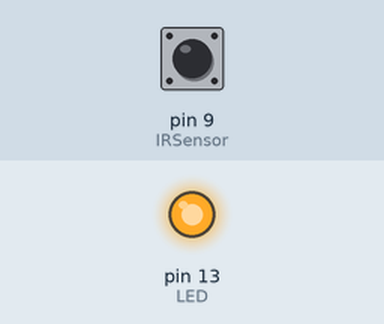
Recording of a sketch running on a simulated Arduino Uno, built with avr-gcc and run on an emulated ATmega328P. Parts: output pins drawn as LEDs (lit = HIGH). Inputs (shaded band) come from the test bench; at power-on: pin 9 (IRSensor) LOW. What the sketch prints to the serial monitor is not drawn.

Above: at 1.2 s.
1.3 s: pin 9 (IRSensor) driven HIGH
3.2 s: pin 9 (IRSensor) driven LOW
6.2 s: pin 9 (IRSensor) pulsed HIGH 5 times (0.12 s each, 0.3 s apart)
10.7 s: pin 9 (IRSensor) pulsed HIGH 2 times (0.12 s each, 0.3 s apart)
Timing chart, 0 to 13.7 s (numbered marks = the images above; inputs shaded):
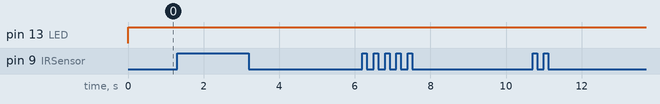

The sketch:

IR_sensor.ino
```cpp
const int IRSensor = 9;
const int LED = 13;

void setup(){
  Serial.begin(115200); // Init Serila at 115200 Baud
  pinMode(IRSensor, INPUT); // IR Sensor pin INPUT
  pinMode(LED, OUTPUT); // LED Pin Output
}

void loop(){

  int sensorStatus = digitalRead(IRSensor);
  if (sensorStatus == 1){
    Serial.println("Motion Ended!");
  } else {
    digitalWrite(LED, HIGH);
    Serial.println("Motion Detected!");
  }
}
```
